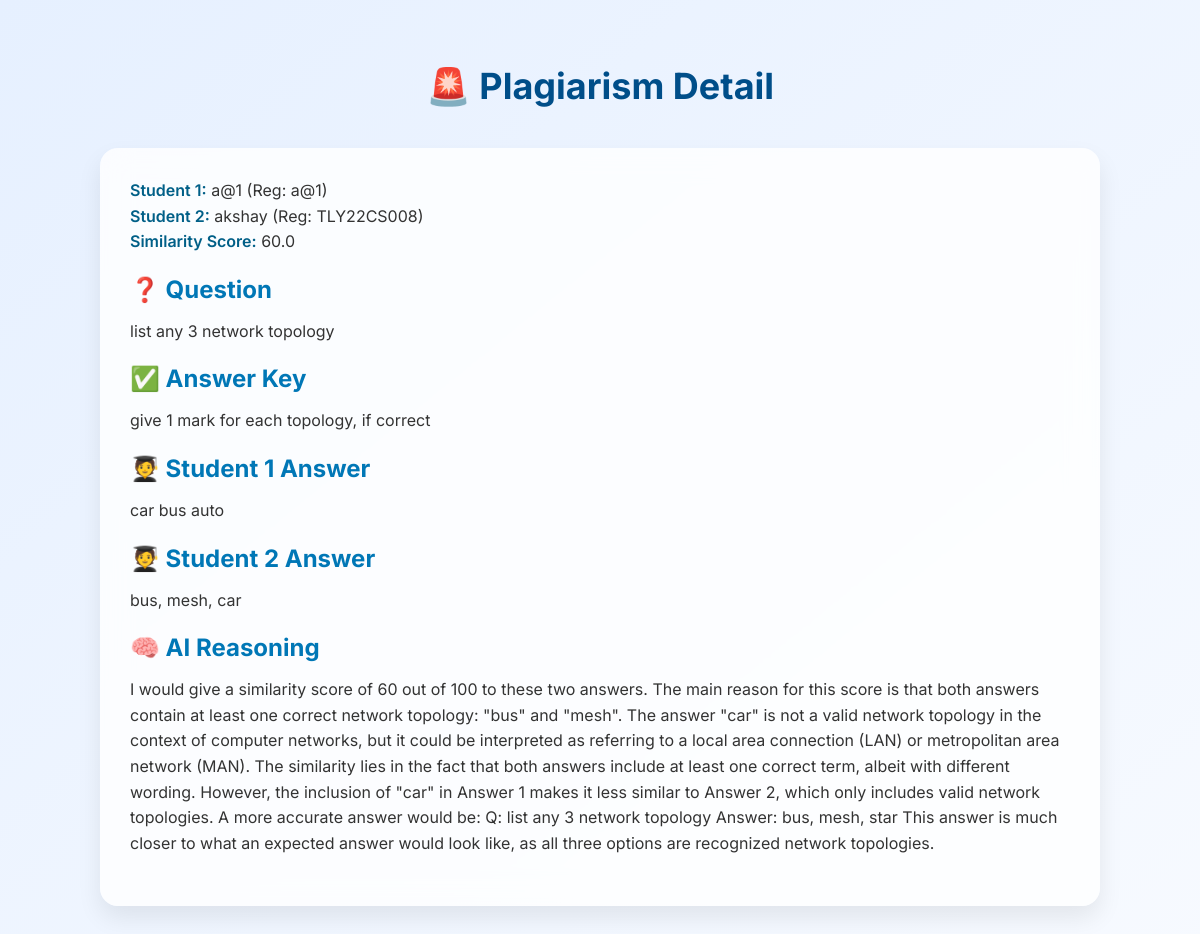
/plagiarism_detail/65, run on the app's committed database.
### tables this page shows
CREATE TABLE Student (
                            id INTEGER PRIMARY KEY AUTOINCREMENT,
                            username TEXT,
                            reg_no TEXT,
                            email TEXT,
                            password TEXT);

CREATE TABLE PlagiarismReport (
                            id INTEGER PRIMARY KEY AUTOINCREMENT,
                            exam_id INTEGER,
                            question_id INTEGER,
                            student1_id INTEGER,
                            student2_id INTEGER,
                            similarity_score REAL,
                            reasoning TEXT);

CREATE TABLE Question (
                            id INTEGER PRIMARY KEY AUTOINCREMENT,
                            exam_id INTEGER,
                            question_text TEXT,
                            total_marks INTEGER,
                            answer_key TEXT);

CREATE TABLE Answer (
                            id INTEGER PRIMARY KEY AUTOINCREMENT,
                            question_id INTEGER,
                            student_id INTEGER,
                            answer_text TEXT,
                            earned_marks REAL,  -- ✅ Changed from INTEGER to REAL
                            feedback TEXT);

### app.py (the view)
@app.route('/plagiarism_detail/<int:report_id>')
def view_plagiarism_detail(report_id):
    with sqlite3.connect('database.db') as conn:
        cursor = conn.cursor()
        cursor.execute("SELECT * FROM PlagiarismReport WHERE id=?", (report_id,))
        row = cursor.fetchone()
        exam_id, question_id, student1_id, student2_id = row[1], row[2], row[3], row[4]
        cursor.execute("SELECT question_text, answer_key FROM Question WHERE id=?", (question_id,))
        question_row = cursor.fetchone()
        cursor.execute("SELECT username, reg_no FROM Student WHERE id=?", (student1_id,))
        s1 = cursor.fetchone()
        cursor.execute("SELECT username, reg_no FROM Student WHERE id=?", (student2_id,))
        s2 = cursor.fetchone()
        cursor.execute("SELECT answer_text FROM Answer WHERE question_id=? AND student_id=?", (question_id, student1_id))
        answer1 = cursor.fetchone()
        cursor.execute("SELECT answer_text FROM Answer WHERE question_id=? AND student_id=?", (question_id, student2_id))
        answer2 = cursor.fetchone()
        detail = {
            'student1': {
                'username': s1[0],
                'reg_no': s1[1],
                'answer': answer1[0] if answer1 else "No answer found"
            },
            'student2': {
                'username': s2[0],
                'reg_no': s2[1],
                'answer': answer2[0] if answer2 else "No answer found"
            },
            'similarity_score': row[5],
            'reasoning': row[6],
            'question': question_row[0],
            'answer_key': question_row[1]
        }
    return render_template("plagiarism_detail.html", detail=detail)

### templates/plagiarism_detail.html (shortened to what this page needs)
<!DOCTYPE html>
<html lang="en">
<head>
</head>
<body>
  <h1>🚨 Plagiarism Detail</h1>
  <div class="card">
    <div class="info-block">
      <span class="highlight">Student 1:</span> {{ detail.student1.username }} (Reg: {{ detail.student1.reg_no }})<br>
      <span class="highlight">Student 2:</span> {{ detail.student2.username }} (Reg: {{ detail.student2.reg_no }})<br>
      <span class="highlight">Similarity Score:</span> {{ detail.similarity_score }}
    </div>
    <h2>❓ Question</h2>
    <div class="info-block">{{ detail.question }}</div>
    <h2>✅ Answer Key</h2>
    <div class="info-block">{{ detail.answer_key }}</div>
    <h2>🧑‍🎓 Student 1 Answer</h2>
    <div class="info-block">{{ detail.student1.answer }}</div>
    <h2>🧑‍🎓 Student 2 Answer</h2>
    <div class="info-block">{{ detail.student2.answer }}</div>
    <h2>🧠 AI Reasoning</h2>
    <div class="info-block">{{ detail.reasoning }}</div>
  </div>
</body>
</html>

### templates/plagiarism_detail.html (style rules this page uses)
* { box-sizing: border-box; }
body { margin: 0; padding: 40px 20px; font-family: 'Inter', sans-serif; background: linear-gradient(to bottom right, #e6f0ff, #f7faff); color: #333; }
h1 { font-size: 36px; text-align: center; color: #004e89; margin-bottom: 40px; }
.card { background: rgba(255, 255, 255, 0.8); border-radius: 18px; padding: 30px; backdrop-filter: blur(15px); box-shadow: 0 12px 24px rgba(0, 0, 0, 0.08); max-width: 1000px; margin: 30px auto; transition: 0.3s; }
.card h2 { color: #0077b6; margin-bottom: 15px; }
.info-block { margin-bottom: 20px; font-size: 16px; line-height: 1.6; }
.highlight { font-weight: 600; color: #005f87; }

### data on the page
Student: student1.username "a@1", student1.reg_no "a@1"
Student: student2.username "akshay", student2.reg_no "TLY22CS008"
PlagiarismReport: similarity_score "60.0", reasoning "I would give a similarity score of 60 out of 100 to these two answers. The main reason for this score is that both answers contain at least one correct network topology: \"bus\" and \"mesh\". The answer \"car\" is not a valid network topology in the context of computer networks, but it could be interpreted as referring to a local area connection (LAN) or metropolitan area network (MAN). The similarity lies in the fact that both answers include at least one correct term, albeit with different wording. However, the inclusion of \"car\" in Answer 1 makes it less similar to Answer 2, which only includes valid network topologies. A more accurate answer would be: Q: list any 3 network topology Answer:…"
Question: question "list any 3 network topology", answer_key "give 1 mark for each topology, if correct"
Answer: student1.answer "car bus auto"
Answer: student2.answer "bus, mesh, car"
